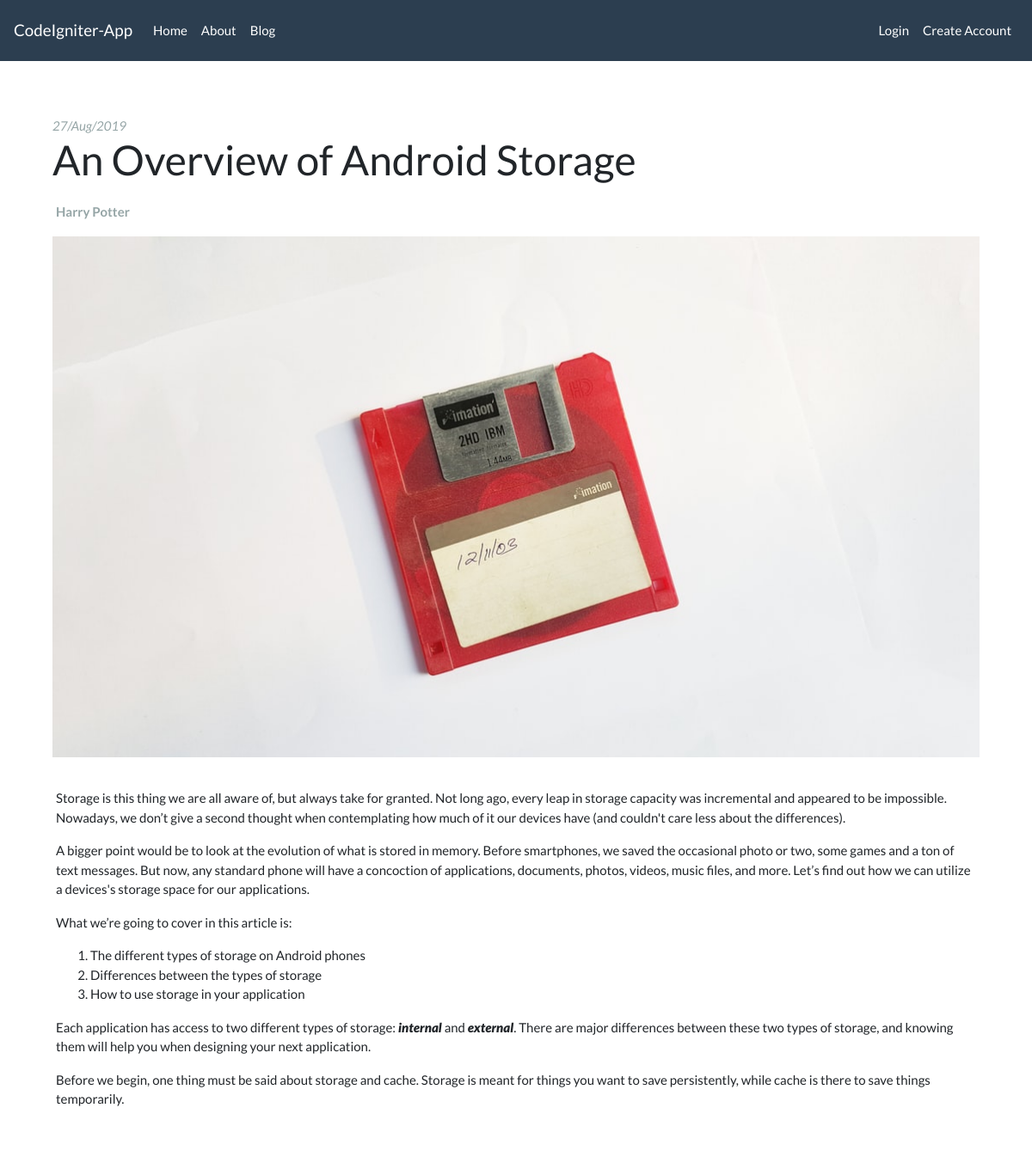
Page /posts/3 on the committed database.
### tables this page shows
CREATE TABLE `posts` (
  `id` int(11) NOT NULL,
  `user_id` int(11) NOT NULL,
  `created_at` timestamp NOT NULL DEFAULT CURRENT_TIMESTAMP,
  `title` varchar(255) NOT NULL,
  `body` mediumtext NOT NULL,
  `image` varchar(255) NOT NULL
);

CREATE TABLE `users` (
  `id` int(11) NOT NULL,
  `name` varchar(255) NOT NULL,
  `email` varchar(255) NOT NULL,
  `password` varchar(255) NOT NULL
);

### application/controllers/Posts.php (called while the page is built, shortened)
<?php
    class Posts extends CI_Controller
    {
        public function __construct() {
            $this->load->model('posts_model');
            $this->load->helper('url_helper');
        }
        public function view($id = null)
        {
            $data['post'] = $this->posts_model->get_posts($id);
            $data['title'] = $data['post']['title'];
            $this->load->view('templates/header', $data);
            $this->load->view('posts/view', $data);
            $this->load->view('templates/footer');
        }
    }

### index.php (called while the page is built, shortened)
<?php
require_once BASEPATH.'core/CodeIgniter.php';

### application/models/Posts_model.php (called while the page is built, shortened)
<?php
    class Posts_model extends CI_Model {
        public function get_posts($id = false)
        {
            $this->db->select('posts.id,user_id, posts.created_at, posts.title, posts.body, posts.image, users.name');
            $this->db->from('posts');
            $this->db->join('users', 'users.id = posts.user_id');
            $this->db->where('posts.id', $id);
            $query = $this->db->get();
            return $query->row_array();
        }
    }

### application/views/posts/view.php (the view, shortened to what this page needs)
<div class="container">
	<div class="card mb-5 mt-5 w-90 mr-auto ml-auto border-0">
  <em class="px-3 pt-3 text-muted"><?= date('d/M/Y', strtotime($post['created_at'])) ?></em>
		<h1 class="px-3"><?= ucfirst($post['title']) ?></h1>
		<div class="card-body">
			<h6 class="card-subtitle text-muted">
				<b><?= $post['name'] ?></b>
			</h6>
		</div>
		<img
			style="width: 100%; display: block;"
			src="<?= base_url('assets/images/posts/'.$post['image']) ?>"
			alt="Card image"
      class="px-3"
		/>
		<div class="card-body">
			<p class="card-text"><?= $post['body'] ?></p>
		</div>
	</div>
</div>

### rows in the picture
posts: created_at "27/Aug/2019", title "An Overview of Android Storage", user.name "Harry Potter", image (picture), body "Storage is this thing we are all aware of, but always take for granted. Not long ago, every leap in storage capacity was incremental and appeared to be impossible. Nowadays, we don’t give a second thought when contemplating how much of it our devices have (and couldn't care less about the differences). A bigger point would be to look at the evolution of what is stored in memory. Before smartphones, we saved the occasional photo or two, some games and a ton of text messages. But now, any standard phone will have a concoction of applications, documents, photos, videos, music files, and more. Let’s find out how we can utilize a devices's storage space for our applications. What we’re going to…"
